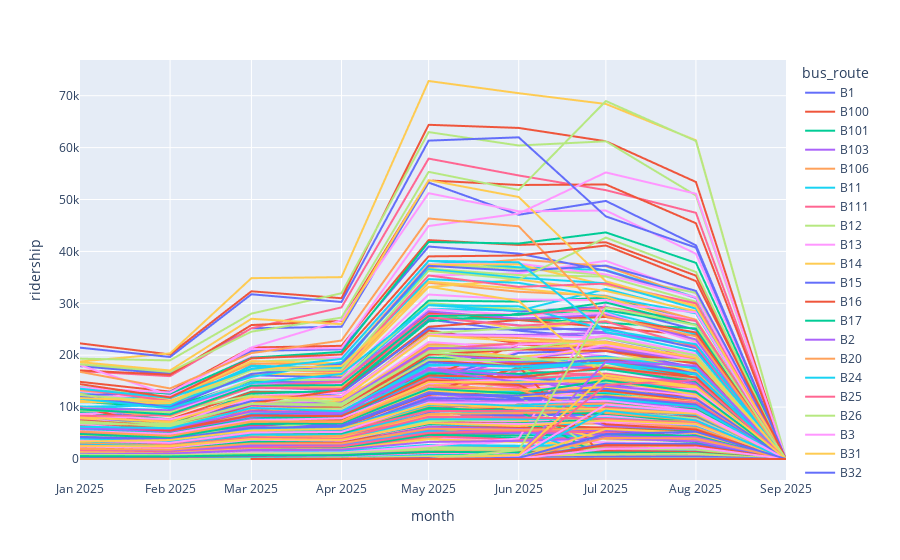

The cell this chart's notebook holds for it:
### Code cell
import plotly.express as px

px.line(
    bus_data,
    x="month",
    y="ridership",
    color="bus_route"
)
